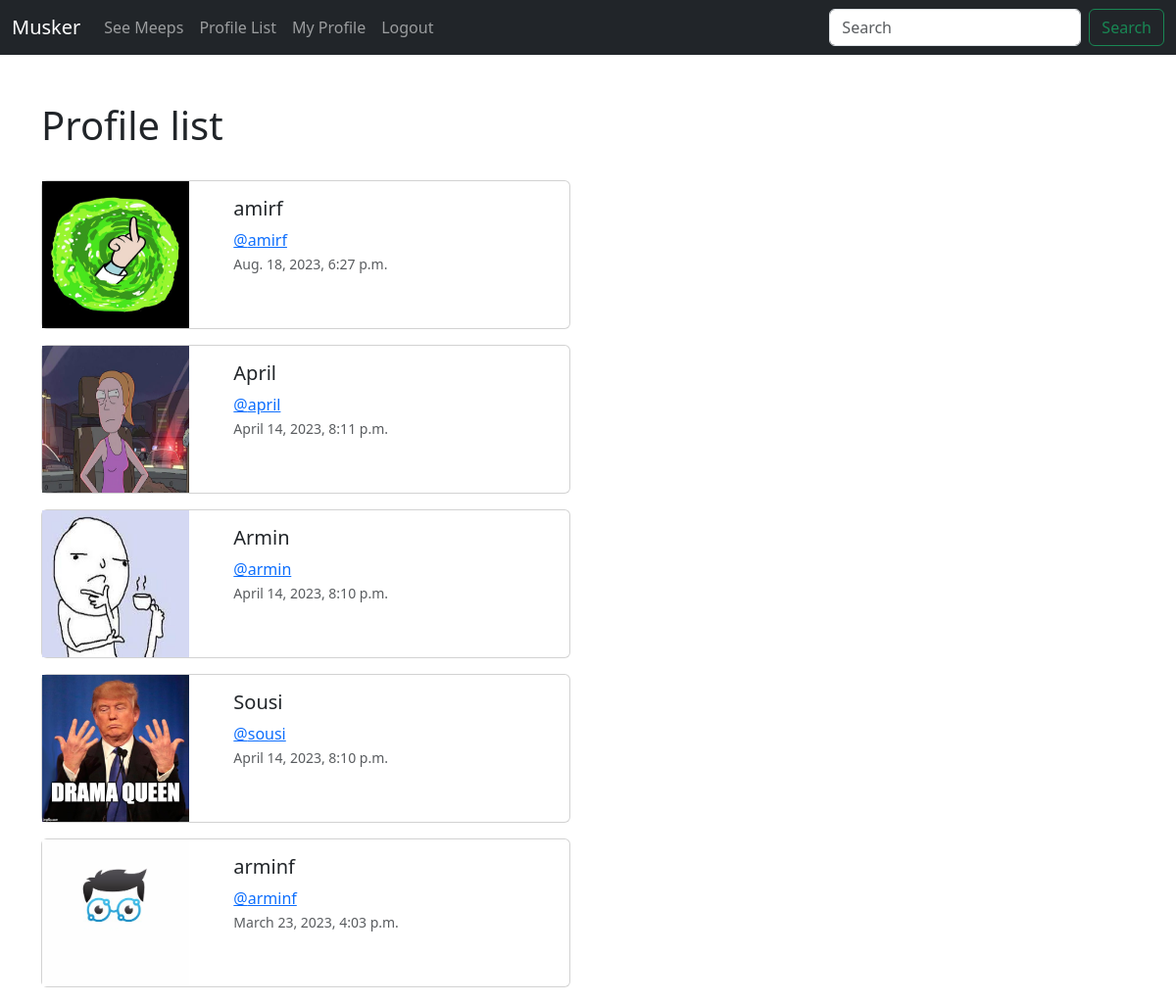
The page /profile_list/ (signed in) on the database as committed earlier.
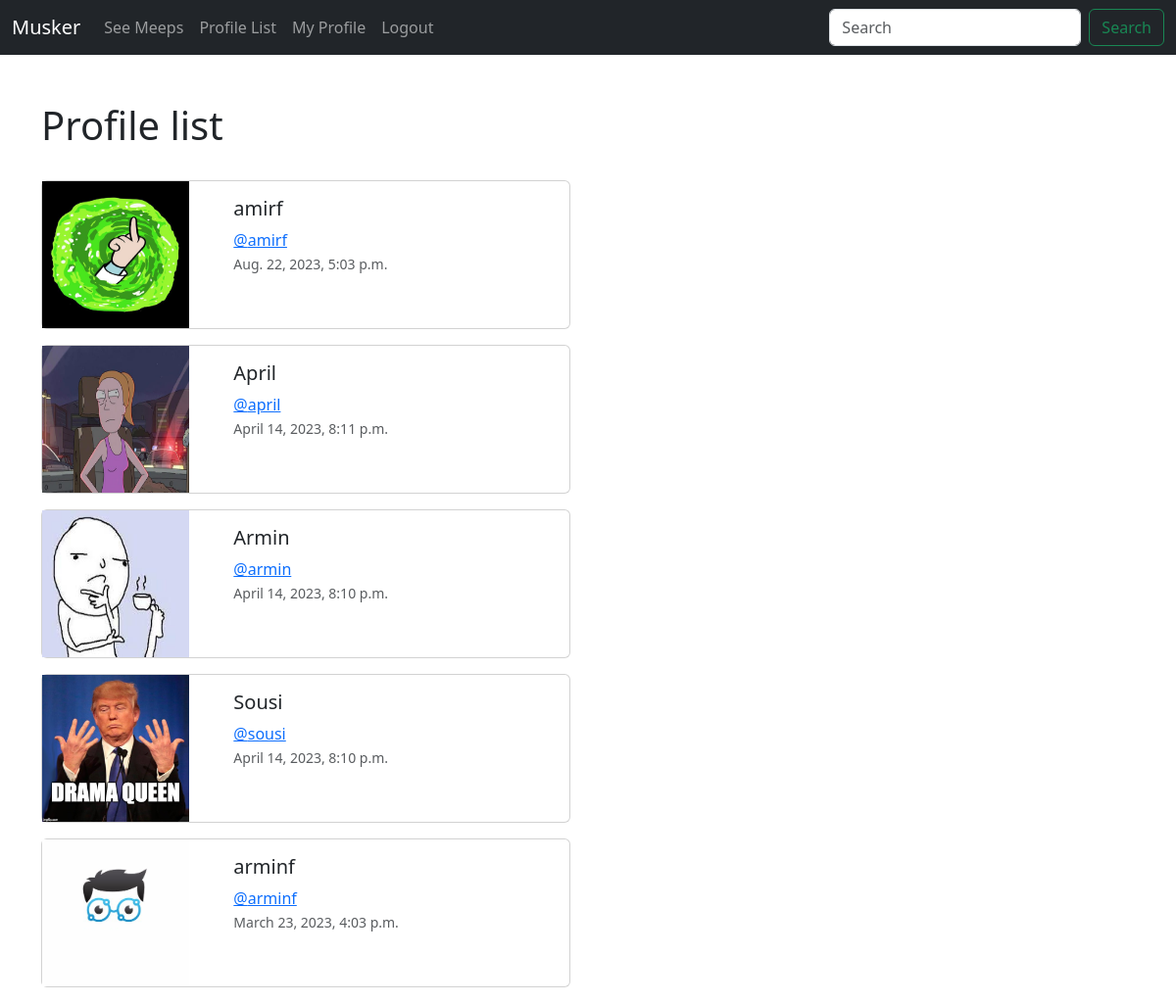
The same page on the database as committed later.
### musker/models.py (models this page shows, shortened)
class Profile(models.Model):
    user = models.OneToOneField(User, on_delete=models.CASCADE)
    follows = models.ManyToManyField(
    "self",
    related_name = "followed_by",
    symmetrical = False,
    blank = True)
    date_modified = models.DateTimeField(User,auto_now=True)
    profile_image = models.ImageField(null=True, blank=True, upload_to="images/")
    profile_bio = models.CharField(null=True, blank=True, max_length=500)
    homepage_link = models.CharField(null=True, blank=True, max_length=100)
    facebook_link = models.CharField(null=True, blank=True, max_length=100)
    instagram_link = models.CharField(null=True, blank=True, max_length=100)
    linkedin_link = models.CharField(null=True, blank=True, max_length=100)

### musker/views.py (the view)
# urls.py: path('profile_list/', views.profile_list, name='profile_list'),
def profile_list(request):
    if request.user.is_authenticated:
        profiles = Profile.objects.exclude(user=request.user)
        return render(request, 'profile_list.html', {
            "profiles" : profiles,
        })
    else:
        messages.success(request,("You must be logged in..."))
        return redirect('home')

### musker/templates/profile_list.html
{% extends 'base.html' %}
{% load static %}
{% block content %}
    <h1>Profile list</h1>
    <br>
    {% if profiles %}
        {% for profile in profiles %}
        <div class="card mb-3" style="max-width: 540px;">
            <div class="row g-0">
              <div class="col-md-4">
                {% if profile.profile_image %}
                  <img src="{{ profile.profile_image.url }}" height="150" width="150" alt="">
                {% else %}
                  <img src="{% static 'images/profile_pic.png' %}" height="150" width="150" alt="...">
                {% endif %}
              </div>
              <div class="col-md-8">
                <div class="card-body">
                  <h5 class="card-title">{{ profile.user.username}}</h5>
                  <a class="card-text" href="{% url 'profile' profile.user.id %}" >@{{ profile.user.username|lower }}</a>
                  <p class="card-text"><small class="text-muted">{{profile.date_modified}}</small></p>
                </div>
              </div>
            </div>
          </div>
        {% endfor %}
    {% endif %}
{% endblock %}

### musker/templates/base.html (shortened to what this page needs)
<!doctype html>
<html lang="en">
  <head>
    <link href="https://cdn.jsdelivr.net/npm/bootstrap@5.3.0-alpha1/dist/css/bootstrap.min.css" rel="stylesheet">
  </head>
  <body>
      {% include 'navbar.html' %}
      <br>
    <div class = "container">
      <br>
        {% block content %}
        {% endblock %}
    </div>
  </body>
</html>

### musker/templates/navbar.html (shortened to what this page needs)
<nav class="navbar navbar-expand-lg navbar-dark bg-dark">
    <div class="container-fluid">
      <a class="navbar-brand" href="#">Musker</a>
      <div class="collapse navbar-collapse" id="navbarSupportedContent">
        <ul class="navbar-nav me-auto mb-2 mb-lg-0">
          <li class="nav-item">
            <a class="nav-link" href="{% url 'home' %}">See Meeps</a>
          </li>
          {% if user.is_authenticated %}
          <li class="nav-item">
            <a class="nav-link" href="{% url 'profile_list' %}">Profile List</a>
          </li>
          <li class="nav-item">
            <a class="nav-link" href="{% url 'profile' request.user.id %}">My Profile</a>
          </li>
          <li class="nav-item">
            <a class="nav-link" href="{% url 'logout' %}">Logout</a>
          </li>
          {% endif %}
        </ul>
        <form class="d-flex" role="search">
          <input class="form-control me-2" type="search" placeholder="Search" aria-label="Search">
          <button class="btn btn-outline-success" type="submit">Search</button>
        </form>
      </div>
    </div>
  </nav>

Rows that differ between the two databases and show on the page:
changed Profile "amirf": date_modified "Aug. 18, 2023, 6:27 p.m." → "Aug. 22, 2023, 5:03 p.m."
